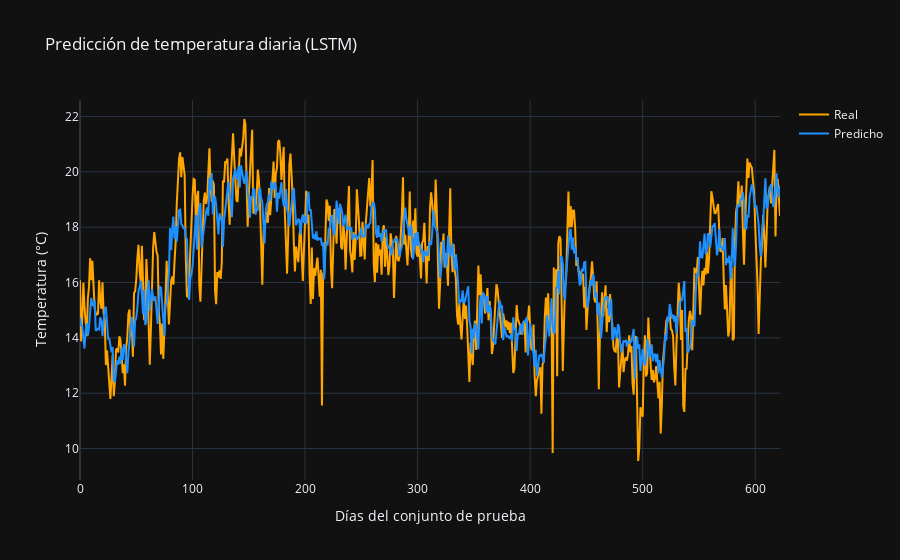

The notebook cell this image was saved under:
### Code cell
fig = go.Figure()
fig.add_trace(go.Scatter(y=y_test_inv.ravel(), mode="lines", name="Real", line=dict(color="orange")))
fig.add_trace(go.Scatter(y=y_pred_inv.ravel(), mode="lines", name="Predicho", line=dict(color="dodgerblue")))

fig.update_layout(
    title="Predicción de temperatura diaria (LSTM)",
    xaxis_title="Días del conjunto de prueba",
    yaxis_title="Temperatura (°C)",
    hovermode="x unified",
    template="plotly_dark"
)
fig.show()

### Figure 1 — Plotly figure (JSON) as saved in the notebook; plotly's stock layout.template omitted (floating-point values rounded to 4 significant figures; data arrays with more than 128 entries replaced by an {"elided": "..."} marker saying what was removed)
{"data": [{"line": {"color": "orange"}, "mode": "lines", "name": "Real", "type": "scatter", "y": {"elided": "623 float values"}}, {"line": {"color": "dodgerblue"}, "mode": "lines", "name": "Predicho", "type": "scatter", "y": {"elided": "623 float values"}}], "layout": {"hovermode": "x unified", "title": {"text": "Predicción de temperatura diaria (LSTM)"}, "xaxis": {"title": {"text": "Días del conjunto de prueba"}}, "yaxis": {"title": {"text": "Temperatura (°C)"}}}}
